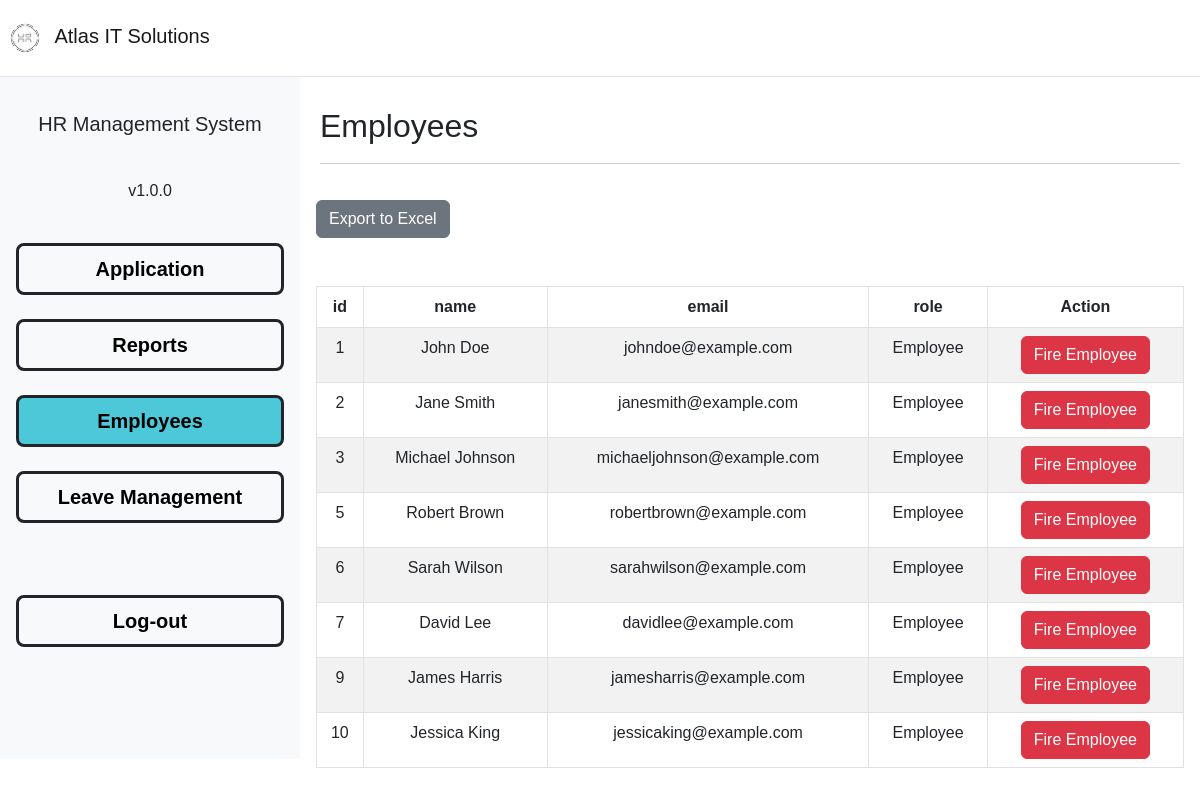
The app's page /hrms-inner/employees.php (signed in) with its own data.
### tables this page shows
CREATE TABLE `credentials` (
  `id` int(50) NOT NULL,
  `email` varchar(255) NOT NULL,
  `password` varchar(255) NOT NULL,
  `name` varchar(255) NOT NULL,
  `role` varchar(20) NOT NULL,
  `contno` varchar(20) NOT NULL
);

### hrms-inner/employees.php (the view, shortened to what this page needs)
<?php
require_once('../functions/db-conn.php');
$query = "SELECT * FROM credentials WHERE role = 'Employee'";
$result = mysqli_query($conn, $query);
if (isset($_SESSION['role'])) {
?>
<!DOCTYPE html>
<html lang="en">
<head>
    <link href="../css/styles.css" rel="stylesheet" />
</head>
<body>
    <nav class="navbar navbar-expand-lg navbar-light border-bottom">
        <a class="navbar-brand" href="#">
            <img src="../images/atlas2.png" style="width:50px; height:50px;" alt="Atlas IT Solutions">
            Atlas IT Solutions
        </a>
    </nav>
    <div class="container-fluid">
        <div class="d-flex">
            <div class="text-center w-25 h-100 d-grid p-3 gap-4 col-md-auto bg-light" style="word-wrap:break-word; overflow:auto;">
                <p class="lead pt-3">HR Management System</p>
                <p>v1.0.0</p>
                <a class="btn btn-lg btn-light btn-block border border-3 border-dark fw-bolder" href="application.php" role="button">Application</a>
                <a class="btn btn-light btn-lg btn-block border border-3 border-dark fw-bolder" href="reports.php" role="button">Reports</a>
                <a class="btn btn-light btn-lg btn-block border border-3 border-dark fw-bolder" href="employees.php" role="button" style='background-color: #4DC8D9;'>Employees</a>
                <a class="btn btn-light btn-lg btn-block border border-3 border-dark fw-bolder" href="leaveman.php" role="button">Leave Management</a>
                <br>
                <a class="btn btn-light btn-lg btn-block border border-3 border-dark fw-bolder" href="main-page.html" role="button">Log-out</a>
                <br><br>
                <br>
            </div>
            <div class='col'>
                <div class="content">
                    <div class="header">
                        <h2 class="">Employees</h2>
                    </div>
                </div>
                <div class="p-3 table-responsive">
                <button class="btn btn-secondary mb-5" id="downloadexcel">Export to Excel</button>
                    <table class="table table-bordered table-striped" id="table">
                        <thead class="thead-dark">
                            <tr>
                                <th scope="col" class="text-center">id</th>
                                <th scope="col" class="text-center">name</th>
                                <th scope="col" class="text-center">email</th>
                                <th scope="col" class="text-center">role</th>
                                <th scope="col" class="text-center">Action</th>
                            </tr>
                        </thead>
                        <tbody>
                        <?php
                            while($row = mysqli_fetch_assoc($result)) {
                        ?>
                            <tr>
                                <td class="text-center"><?php echo $row['id']; ?></td>
                                <td class="text-center"><?php echo $row['name']; ?></td>
                                <td class="text-center"><?php echo $row['email']; ?></td>
                                <td class="text-center"><?php echo $row['role']; ?></td>
                                <td class="text-center">
                                    <form action="deletecode.php" method="POST">
                                        <button type="submit" name="deletedata" class="btn btn-danger">Fire Employee</button>
                                    </form>
                                </td>
                            </tr>
                        <?php
                            }
                        ?>
                        </tbody>
                    </table>
                </div>
            </div>
        </div>
</div>
</body>
</html>
<?php
}else{
	header("Location: ../login/login.php");
}
?>

### hrms-inner/employees.php (style rules this page uses)
body { font-family: Arial, sans-serif; }
table { width: 100%; border-collapse: collapse; }
th, td { padding: 10px; text-align: left; border-bottom: 1px solid #ddd; }
th { background-color: #f4f4f4; }
.header { width: 100%; text-align: left; padding: 10px 0; background-color: #fff; border-bottom: 1px solid #ccc; }
.content { display: flex; flex-direction: column; align-items: center; padding: 20px; }

### records on screen
credentials: id "1", name "John Doe", email "johndoe@example.com", role "Employee"
credentials: id "2", name "Jane Smith", email "janesmith@example.com", role "Employee"
credentials: id "3", name "Michael Johnson", email "michaeljohnson@example.com", role "Employee"
credentials: id "5", name "Robert Brown", email "robertbrown@example.com", role "Employee"
credentials: id "6", name "Sarah Wilson", email "sarahwilson@example.com", role "Employee"
credentials: id "7", name "David Lee", email "davidlee@example.com", role "Employee"
credentials: id "9", name "James Harris", email "jamesharris@example.com", role "Employee"
credentials: id "10", name "Jessica King", email "jessicaking@example.com", role "Employee"
